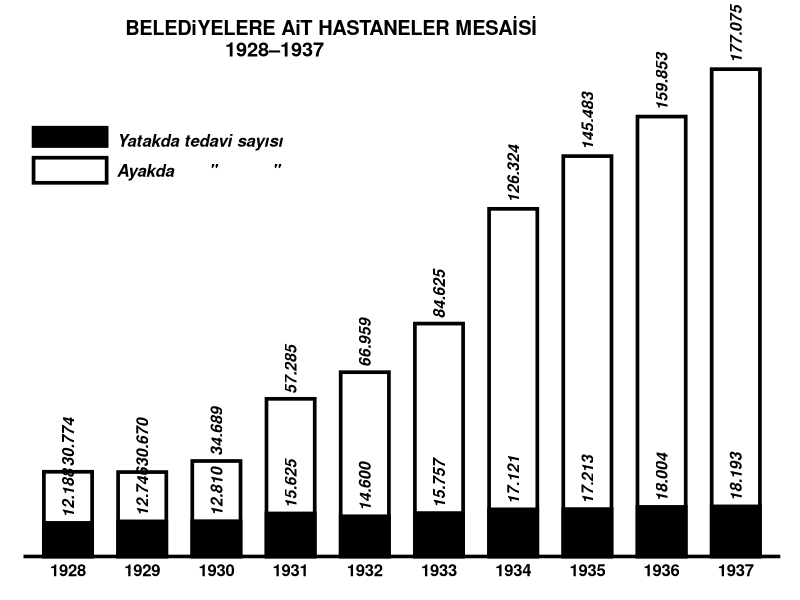

Write the R code that produced this figure.
Sys.setlocale(locale = "Turkish")
library(ggplot2)
yatak <- c(12188,12746,12810,15625,14600,15757,17121,17213,18004,18193)
tedavi <- c(30774,30670,34689,57285,66959,84625,126324,145483,159853,177075)
zaman <- rep(seq(1928,1937),2)
deger <- c(yatak,tedavi) 
grup <- factor(c(rep(c("Yatakda tedavi sayısı", "Ayakda       \"           \" "), each=length(yatak))),
               levels=c("Yatakda tedavi sayısı", "Ayakda       \"           \" "))
data <- data.frame("x"=zaman, "y"=deger, "grp"=grup)
bold.text <- element_text(face = "bold", color = "black", size = 12)
xcor <- rep(paste(c(seq(1928,1937)),sep=""),2)
ycor <- deger + 100
labell <- c("12.188","12.746","12.810","15.625","14.600","15.757","17.121","17.213","18.004",
            "18.193","30.774","30.670","34.689","57.285","66.959","84.625","126.324","145.483","159.853","177.075")


ggplot(data=data,aes(x=factor(zaman), y=deger, fill=grup, color=grup, alpha=grup)) +
  ggtitle("BELEDiYELERE AiT HASTANELER MESAİSİ \n 1928\u20131937")+
  geom_bar(stat="identity",position ="identity",color="black", size=1.25, width=0.65) +
  theme_classic()+
  scale_fill_manual(values=c("black","white")) +
  scale_alpha_manual(values=c(1, 0))+
  theme(axis.line.y=element_blank(), axis.text.y = element_blank(), 
        axis.ticks = element_blank(), axis.title = element_blank(),
        axis.line.x = element_line(colour = "black", size = 1.2))+
  theme(title = bold.text,axis.text.x = bold.text, plot.margin = margin(0.5, 0.5, 0.5, 0.5, "cm"))+
  theme(plot.title=element_text(vjust=0.95, hjust=0.3,family="sans"))+
  theme(legend.title=element_blank(),legend.text = element_text(size=12,face = "bold.italic"),legend.position=c(0,0.90), 
        legend.justification=c(0,1), legend.direction='vertical',legend.spacing.x = unit(0.15,"cm"),
        legend.key = element_rect(size = 5, fill = "white", colour = "white")) +
  annotate("text", x = xcor, y = ycor, label = labell, 
           color = "black", angle = 90, hjust = -0.1, size=4, fontface = "bold.italic")+
  scale_x_discrete(breaks=c(1928,1929,1930,1931,1932,1933,1934,1935,1936,1937))+ 
  scale_y_continuous(expand = c(0,0))+
  guides(fill=guide_legend(keywidth=0.78,keyheight=0.30,default.unit="inch")) +
  coord_cartesian(clip = 'off')
